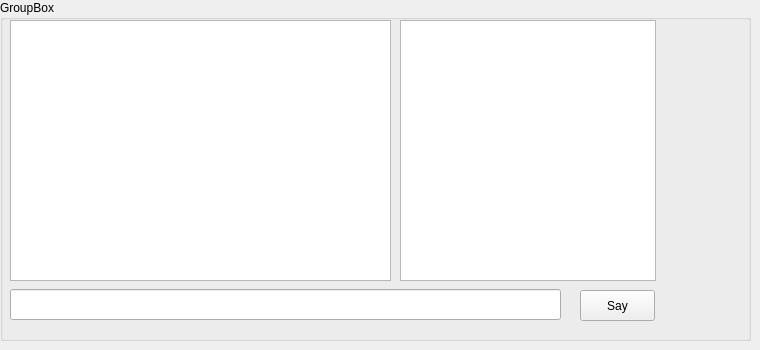
     <widget class="QWidget" name="chatPage">
      <attribute name="title">
       <string>Chat</string>
      </attribute>
      <widget class="QGroupBox" name="groupBox_11">
       <property name="geometry">
        <rect>
         <x>0</x>
         <y>0</y>
         <width>751</width>
         <height>341</height>
        </rect>
       </property>
       <property name="title">
        <string>GroupBox</string>
       </property>
       <widget class="QListWidget" name="userListWidget">
        <property name="geometry">
         <rect>
          <x>400</x>
          <y>20</y>
          <width>256</width>
          <height>261</height>
         </rect>
        </property>
       </widget>
       <widget class="QTextEdit" name="roomTextEdit">
        <property name="geometry">
         <rect>
          <x>10</x>
          <y>20</y>
          <width>381</width>
          <height>261</height>
         </rect>
        </property>
       </widget>
       <widget class="QLineEdit" name="sayLineEdit">
        <property name="geometry">
         <rect>
          <x>10</x>
          <y>289</y>
          <width>551</width>
          <height>31</height>
         </rect>
        </property>
       </widget>
       <widget class="QPushButton" name="sayButton">
        <property name="geometry">
         <rect>
          <x>580</x>
          <y>290</y>
          <width>75</width>
          <height>31</height>
         </rect>
        </property>
        <property name="text">
         <string>Say</string>
        </property>
       </widget>
      </widget>
     </widget>
